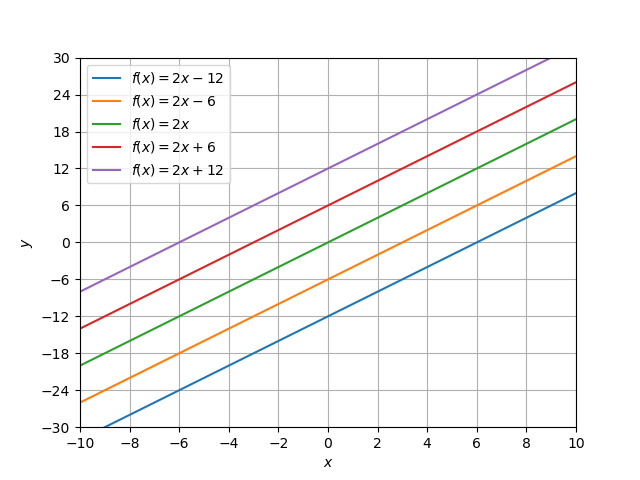

This figure's Python source:
#!/usr/pkg/bin/python3.9

#
# Time-stamp: <2023/03/02 13:04:58 (CST) daisuke>
#

# importing numpy module
import numpy

# importing matplotlib module
import matplotlib.backends.backend_agg
import matplotlib.figure

# data to be plotted
data_x  = numpy.linspace (-10.0, +10.0, 10**3)
data_l1 = 2.0 * data_x - 12.0
data_l2 = 2.0 * data_x - 6.0
data_l3 = 2.0 * data_x - 0.0
data_l4 = 2.0 * data_x + 6.0
data_l5 = 2.0 * data_x + 12.0

# output file name
file_output = 'advobs202302_s03_01_05.png'

# making a fig object
fig = matplotlib.figure.Figure ()

# making a canvas object
canvas = matplotlib.backends.backend_agg.FigureCanvasAgg (fig)

# making an axes object
ax = fig.add_subplot (111)

# making a plot using object-oriented interface
ax.plot (data_x, data_l1, label='$f(x) = 2x - 12$')
ax.plot (data_x, data_l2, label='$f(x) = 2x - 6$')
ax.plot (data_x, data_l3, label='$f(x) = 2x$')
ax.plot (data_x, data_l4, label='$f(x) = 2x + 6$')
ax.plot (data_x, data_l5, label='$f(x) = 2x + 12$')

# setting ranges of x-axis and y-axis
ax.set_xlim (-10.0, +10.0)
ax.set_ylim (-30.0, +30.0)

# setting labels for x-axis and y-axis
ax.set_xlabel ('$x$')
ax.set_ylabel ('$y$')

# setting ticks
ax.set_xticks (numpy.linspace (-10.0, +10.0, 11))
ax.set_yticks (numpy.linspace (-30.0, +30.0, 11))

# showing grid
ax.grid ()

# adding legend to the plot
ax.legend ()

# saving a plot as a file
fig.savefig (file_output)
